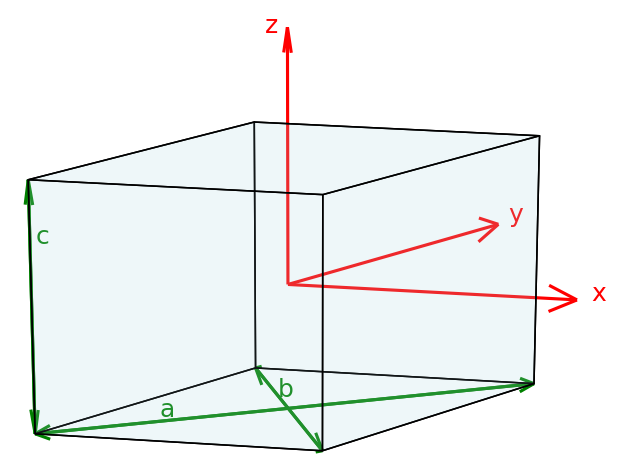

This chart was generated by the following Python code:
import os
import numpy as np

import matplotlib.pyplot as plt
from mpl_toolkits.mplot3d.art3d import Poly3DCollection

fig = plt.figure(figsize=(10, 10))
ax = fig.add_subplot(111, projection="3d")

origin = np.array([0, 0, 0])
x_dir = np.array([3, 0, 0])
y_dir = np.array([2, 2, 0])
z_dir = np.array([0, 0, 1.5])

# Gauge volume
verts = np.array(
    [
        origin,
        origin + x_dir,
        origin + x_dir + y_dir,
        origin + y_dir,
        origin + z_dir,
        origin + x_dir + z_dir,
        origin + x_dir + y_dir + z_dir,
        origin + y_dir + z_dir,
    ]
)

faces = [
    [verts[i] for i in [0, 1, 2, 3]],
    [verts[i] for i in [4, 5, 6, 7]],
    [verts[i] for i in [0, 1, 5, 4]],
    [verts[i] for i in [2, 3, 7, 6]],
    [verts[i] for i in [1, 2, 6, 5]],
    [verts[i] for i in [0, 3, 7, 4]],
]

ax.add_collection3d(
    Poly3DCollection(
        faces, facecolors="lightblue", linewidths=1.5, edgecolors="black", alpha=0.1
    )
)

# Coordinate system
arrow_opts = {"color": "red", "arrow_length_ratio": 0.1, "linewidth": 3}
xyz_origin = origin + 0.5 * x_dir + 0.5 * y_dir + 0.5 * z_dir
ax.quiver(*xyz_origin, *x_dir, **arrow_opts)
ax.quiver(*xyz_origin, *y_dir, **arrow_opts)
ax.quiver(*xyz_origin, *z_dir, **arrow_opts)

ax.text(*(xyz_origin + 1.05 * x_dir), "x", color="red", fontsize=24)
ax.text(*(xyz_origin + 1.05 * y_dir), "y", color="red", fontsize=24)
ax.text(*(xyz_origin + z_dir - 0.1 * y_dir), "z", color="red", fontsize=24)

# Gauge volume parameters
arrow_opts = {"color": "green", "arrow_length_ratio": 0.03, "linewidth": 3}
a_dir = x_dir + y_dir
ax.quiver(*origin, *a_dir, **arrow_opts)
ax.quiver(*a_dir, *-a_dir, **arrow_opts)

arrow_opts = {"color": "green", "arrow_length_ratio": 0.1, "linewidth": 3}
b_dir = x_dir - y_dir
ax.quiver(*y_dir, *b_dir, **arrow_opts)
ax.quiver(*(y_dir + b_dir), *-b_dir, **arrow_opts)

arrow_opts = {"color": "green", "arrow_length_ratio": 0.1, "linewidth": 3}
ax.quiver(*origin, *z_dir, **arrow_opts)
ax.quiver(*z_dir, *-z_dir, **arrow_opts)

ax.text(*(0.25 * a_dir - 0.05 * b_dir), "a", color="green", fontsize=24)
ax.text(*(y_dir + 0.35 * b_dir), "b", color="green", fontsize=24)
ax.text(*(z_dir - 0.25 * z_dir + 0.01 * a_dir), "c", color="green", fontsize=24)

# Plot
ax.view_init(elev=21, azim=-82)
ax.set_xlim(0, 5)
ax.set_ylim(0, 5)
ax.set_zlim(0, 2)
ax.set_axis_off()
plt.tight_layout()
filename = os.path.join(os.path.dirname(__file__), "gauge_volume.png")
fig.savefig(filename, bbox_inches="tight", dpi=75)
plt.show()
